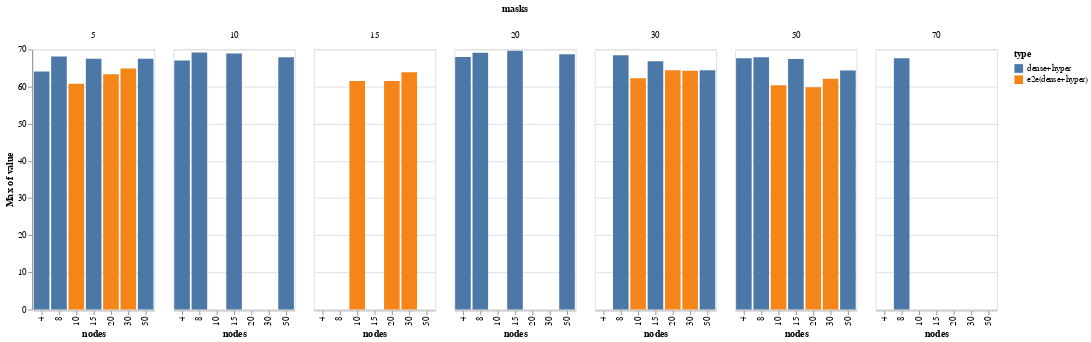

The code cell stored with this chart in its notebook:
### Code cell
alt.Chart(new_df).mark_bar().encode(
    x=alt.X('nodes:N'),
    y=alt.Y('value', aggregate='max', scale=alt.Scale(zero=False)),
    column='masks:N',
    color='type:N',
    tooltip='value'
)

### Figure 1 — Vega-Lite specification as saved in the notebook (floating-point values rounded to 4 significant figures)
{"config": {"view": {"continuousWidth": 400, "continuousHeight": 300}}, "data": {"name": "data-bc34371ebd383c2b898435d544259386"}, "mark": "bar", "encoding": {"color": {"type": "nominal", "field": "type"}, "column": {"type": "nominal", "field": "masks"}, "tooltip": {"type": "quantitative", "field": "value"}, "x": {"type": "nominal", "field": "nodes"}, "y": {"type": "quantitative", "aggregate": "max", "field": "value", "scale": {"zero": false}}}, "$schema": "https://vega.github.io/schema/vega-lite/v4.8.1.json", "datasets": {"data-bc34371ebd383c2b898435d544259386": [{"masks": 30, "nodes": 8, "base-acc": 69.3, "type": "dense+hyper", "variable": "100-acc", "value": 68.45}, {"masks": 30, "nodes": 15, "base-acc": 69.3, "type": "dense+hyper", "variable": "100-acc", "value": 66.8}, {"masks": 30, "nodes": 50, "base-acc": 69.3, "type": "dense+hyper", "variable": "100-acc", "value": 64.4}, {"masks": 50, "nodes": 4, "base-acc": 69.3, "type": "dense+hyper", "variable": "100-acc", "value": 67.6}, {"masks": 50, "nodes": 8, "base-acc": 69.3, "type": "dense+hyper", "variable": "100-acc", "value": 67.88}, {"masks": 50, "nodes": 15, "base-acc": 69.3, "type": "dense+hyper", "variable": "100-acc", "value": 67.44}, {"masks": 50, "nodes": 50, "base-acc": 69.3, "type": "dense+hyper", "variable": "100-acc", "value": 64.33}, {"masks": 70, "nodes": 8, "base-acc": 69.3, "type": "dense+hyper", "variable": "100-acc", "value": 67.6}, {"masks": 5, "nodes": 4, "base-acc": 69.3, "type": "dense+hyper", "variable": "100-acc", "value": 64.08}, {"masks": 5, "nodes": 8, "base-acc": 69.3, "type": "dense+hyper", "variable": "100-acc", "value": 68.12}, {"masks": 5, "nodes": 15, "base-acc": 69.3, "type": "dense+hyper", "variable": "100-acc", "value": 67.48}, {"masks": 5, "nodes": 50, "base-acc": 69.3, "type": "dense+hyper", "variable": "100-acc", "value": 67.48}, {"masks": 10, "nodes": 4, "base-acc": 69.3, "type": "dense+hyper", "variable": "100-acc", "value": 67.04}, {"masks": 10, "nodes": 8, "base-acc": 69.3, "type": "dense+hyper", "variable": "100-acc", "value": 69.16}, {"masks": 10, "nodes": 15, "base-acc": 69.3, "type": "dense+hyper", "variable": "100-acc", "value": 68.92}, {"masks": 10, "nodes": 50, "base-acc": 69.3, "type": "dense+hyper", "variable": "100-acc", "value": 67.9}, {"masks": 20, "nodes": 4, "base-acc": 69.3, "type": "dense+hyper", "variable": "100-acc", "value": 67.96}, {"masks": 20, "nodes": 8, "base-acc": 69.3, "type": "dense+hyper", "variable": "100-acc", "value": 69.08}, {"masks": 20, "nodes": 15, "base-acc": 69.3, "type": "dense+hyper", "variable": "100-acc", "value": 69.64}, {"masks": 20, "nodes": 50, "base-acc": 69.3, "type": "dense+hyper", "variable": "100-acc", "value": 68.67}, {"masks": 5, "nodes": 10, "base-acc": 0.0, "type": "e2e(dense+hyper)", "variable": "100-acc", "value": 60.79}, {"masks": 5, "nodes": 20, "base-acc": 0.0, "type": "e2e(dense+hyper)", "variable": "100-acc", "value": 63.33}, {"masks": 5, "nodes": 30, "base-acc": 0.0, "type": "e2e(dense+hyper)", "variable": "100-acc", "value": 64.89}, {"masks": 15, "nodes": 10, "base-acc": 0.0, "type": "e2e(dense+hyper)", "variable": "100-acc", "value": 61.5}, {"masks": 15, "nodes": 20, "base-acc": 0.0, "type": "e2e(dense+hyper)", "variable": "100-acc", "value": 61.49}, {"masks": 15, "nodes": 30, "base-acc": 0.0, "type": "e2e(dense+hyper)", "variable": "100-acc", "value": 63.88}, {"masks": 30, "nodes": 10, "base-acc": 0.0, "type": "e2e(dense+hyper)", "variable": "100-acc", "value": 62.25}, {"masks": 30, "nodes": 20, "base-acc": 0.0, "type": "e2e(dense+hyper)", "variable": "100-acc", "value": 64.38}, {"masks": 30, "nodes": 30, "base-acc": 0.0, "type": "e2e(dense+hyper)", "variable": "100-acc", "value": 64.29}, {"masks": 50, "nodes": 10, "base-acc": 0.0, "type": "e2e(dense+hyper)", "variable": "100-acc", "value": 60.33}, {"masks": 50, "nodes": 20, "base-acc": 0.0, "type": "e2e(dense+hyper)", "variable": "100-acc", "value": 59.85}, {"masks": 50, "nodes": 30, "base-acc": 0.0, "type": "e2e(dense+hyper)", "variable": "100-acc", "value": 62.11}]}}
